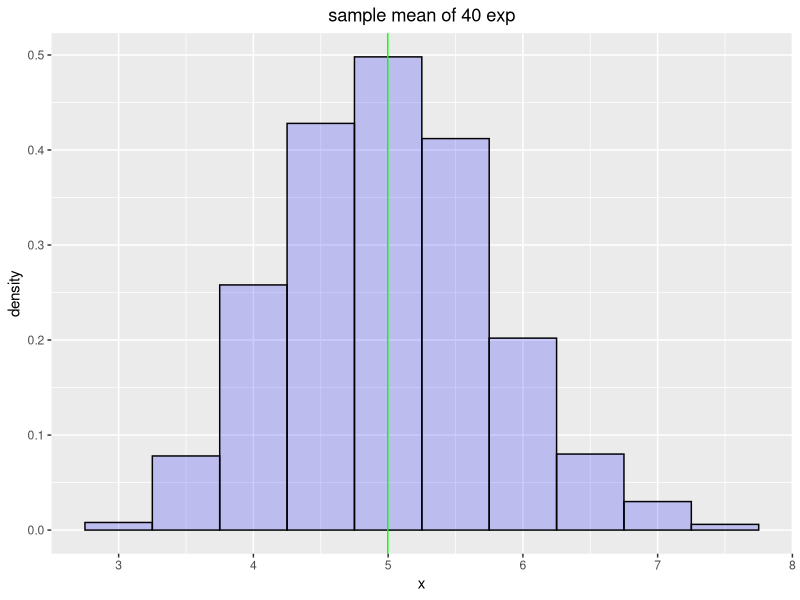
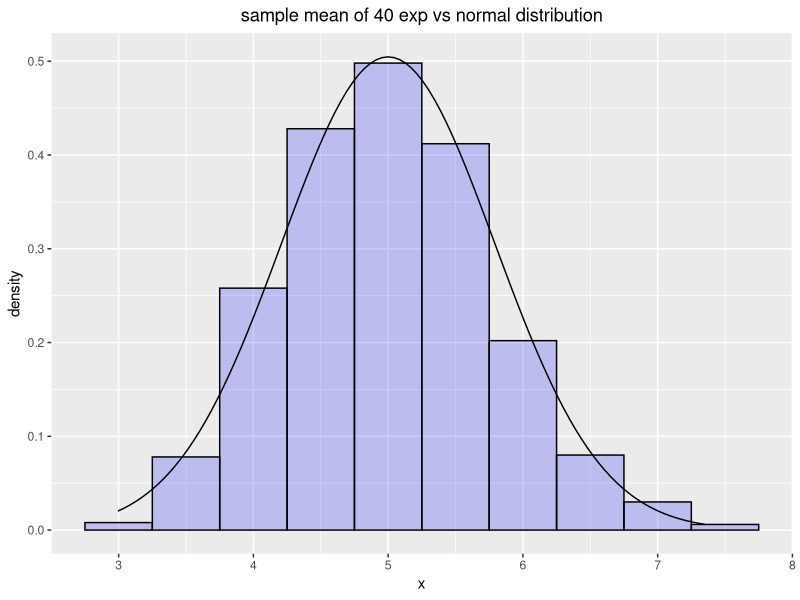
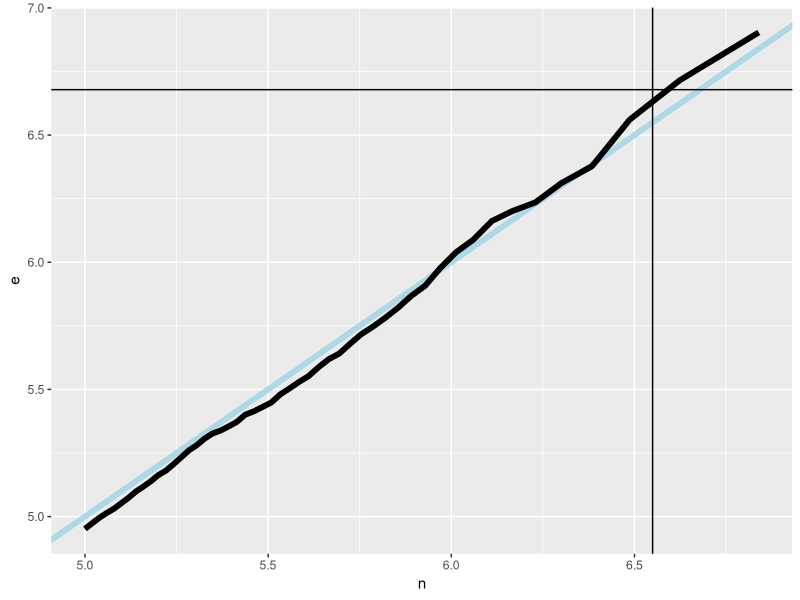

R code for these plots, in order:
## ---- chunk 1
library(ggplot2)
lambda<-0.2
mns <- sapply(1:1000,function(i) mean(rexp(40,lambda)))
sample_mean <- mean(mns)
sample_sd <- sd(mns)
mns_dat <- data.frame(x=mns, conf=mns>quantile(mns,probs = .025) & mns<quantile(mns,probs = .975))
g<-ggplot(data=mns_dat,aes(x=x))+geom_histogram(alpha = .2, binwidth=.5, color = "black",fill="blue", aes(y = ..density..)) 
g+ggtitle("sample mean of 40 exp")+theme(plot.title = element_text(hjust = 0.5))+ geom_vline(xintercept = mean(mns_dat$x), color="green")
## ---- chunk 2
g<-g+stat_function(fun = dnorm,args=list(mean=5,sd=5/sqrt(40)))
g+ggtitle("sample mean of 40 exp vs normal distribution")+theme(plot.title = element_text(hjust = 0.5))
## ---- chunk 3
pvals <- seq(.5, .99, by = .01)
d <- data.frame(n= qnorm(pvals,mean = 5,sd = 5/sqrt(40)),e=quantile(x=mns,probs = pvals), p = pvals)
g <- ggplot(d, aes(x= n, y = e))
g <- g + geom_abline(size = 2, col = "lightblue")
g <- g + geom_line(size = 2, col = "black")
g <- g + geom_vline(xintercept = qnorm(0.975,mean = 5,sd = 5/sqrt(40)))
g <- g + geom_hline(yintercept = quantile(x=mns,probs = 0.975))
g
